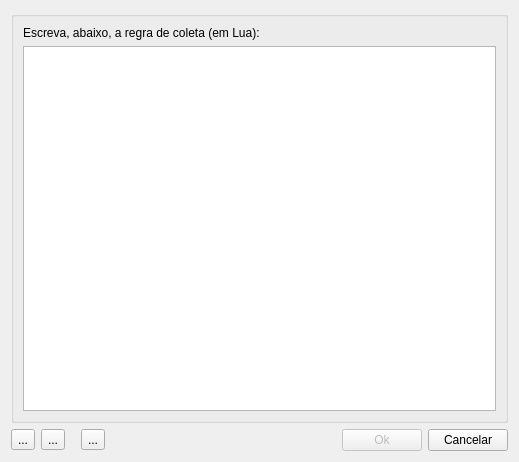
<ui version="4.0" >
 <class>ColRuleDialogForm</class>
 <widget class="QDialog" name="ColRuleDialogForm" >
  <property name="geometry" >
   <rect>
    <x>0</x>
    <y>0</y>
    <width>519</width>
    <height>462</height>
   </rect>
  </property>
  <property name="windowTitle" >
   <string>Regra de coleta</string>
  </property>
  <layout class="QVBoxLayout" >
   <item>
    <widget class="QGroupBox" name="groupBox" >
     <property name="title" >
      <string/>
     </property>
     <layout class="QGridLayout" >
      <item row="0" column="0" >
       <widget class="QLabel" name="label" >
        <property name="text" >
         <string>Escreva, abaixo, a regra de coleta (em Lua):</string>
        </property>
       </widget>
      </item>
      <item row="1" column="0" >
       <widget class="QTextEdit" name="txtLuaScript" >
        <property name="acceptRichText" >
         <bool>false</bool>
        </property>
       </widget>
      </item>
     </layout>
    </widget>
   </item>
   <item>
    <layout class="QHBoxLayout" >
     <item>
      <widget class="QToolButton" name="functionsBtn" >
       <property name="toolTip" >
        <string>&lt;html>&lt;head>&lt;meta name="qrichtext" content="1" />&lt;style type="text/css">
p, li { white-space: pre-wrap; }
&lt;/style>&lt;/head>&lt;body style=" font-family:'MS Shell Dlg 2'; font-size:8.25pt; font-weight:400; font-style:normal;">
&lt;p style=" margin-top:0px; margin-bottom:0px; margin-left:0px; margin-right:0px; -qt-block-indent:0; text-indent:0px;">Funções auxiliares&lt;/p>&lt;/body>&lt;/html></string>
       </property>
       <property name="text" >
        <string>...</string>
       </property>
       <property name="icon" >
        <iconset resource="icons.qrc" >:/data/icons/functions.png</iconset>
       </property>
      </widget>
     </item>
     <item>
      <widget class="QToolButton" name="commandsBtn" >
       <property name="toolTip" >
        <string>&lt;html>&lt;head>&lt;meta name="qrichtext" content="1" />&lt;style type="text/css">
p, li { white-space: pre-wrap; }
&lt;/style>&lt;/head>&lt;body style=" font-family:'MS Shell Dlg 2'; font-size:8.25pt; font-weight:400; font-style:normal;">
&lt;p style=" margin-top:0px; margin-bottom:0px; margin-left:0px; margin-right:0px; -qt-block-indent:0; text-indent:0px;">Comandos Lua&lt;/p>&lt;/body>&lt;/html></string>
       </property>
       <property name="text" >
        <string>...</string>
       </property>
       <property name="icon" >
        <iconset resource="icons.qrc" >:/data/icons/lua.png</iconset>
       </property>
      </widget>
     </item>
     <item>
      <spacer>
       <property name="orientation" >
        <enum>Qt::Horizontal</enum>
       </property>
       <property name="sizeType" >
        <enum>QSizePolicy::Preferred</enum>
       </property>
       <property name="sizeHint" >
        <size>
         <width>10</width>
         <height>20</height>
        </size>
       </property>
      </spacer>
     </item>
     <item>
      <widget class="QToolButton" name="syntaxBtn" >
       <property name="toolTip" >
        <string>&lt;html>&lt;head>&lt;meta name="qrichtext" content="1" />&lt;style type="text/css">
p, li { white-space: pre-wrap; }
&lt;/style>&lt;/head>&lt;body style=" font-family:'MS Shell Dlg 2'; font-size:8.25pt; font-weight:400; font-style:normal;">
&lt;p style=" margin-top:0px; margin-bottom:0px; margin-left:0px; margin-right:0px; -qt-block-indent:0; text-indent:0px;">Verificar sintaxe&lt;/p>&lt;/body>&lt;/html></string>
       </property>
       <property name="text" >
        <string>...</string>
       </property>
       <property name="icon" >
        <iconset resource="icons.qrc" >:/global/icons/ok.png</iconset>
       </property>
      </widget>
     </item>
     <item>
      <spacer>
       <property name="orientation" >
        <enum>Qt::Horizontal</enum>
       </property>
       <property name="sizeHint" >
        <size>
         <width>40</width>
         <height>20</height>
        </size>
       </property>
      </spacer>
     </item>
     <item>
      <widget class="QPushButton" name="okBtn" >
       <property name="enabled" >
        <bool>false</bool>
       </property>
       <property name="toolTip" >
        <string>&lt;html>&lt;head>&lt;meta name="qrichtext" content="1" />&lt;style type="text/css">
p, li { white-space: pre-wrap; }
&lt;/style>&lt;/head>&lt;body style=" font-family:'MS Shell Dlg 2'; font-size:8.25pt; font-weight:400; font-style:normal;">
&lt;p style=" margin-top:0px; margin-bottom:0px; margin-left:0px; margin-right:0px; -qt-block-indent:0; text-indent:0px;">Salvar alterações&lt;/p>&lt;/body>&lt;/html></string>
       </property>
       <property name="text" >
        <string>Ok</string>
       </property>
       <property name="icon" >
        <iconset resource="icons.qrc" >:/global/icons/ok.png</iconset>
       </property>
      </widget>
     </item>
     <item>
      <widget class="QPushButton" name="cancelBtn" >
       <property name="toolTip" >
        <string>&lt;html>&lt;head>&lt;meta name="qrichtext" content="1" />&lt;style type="text/css">
p, li { white-space: pre-wrap; }
&lt;/style>&lt;/head>&lt;body style=" font-family:'MS Shell Dlg 2'; font-size:8.25pt; font-weight:400; font-style:normal;">
&lt;p style=" margin-top:0px; margin-bottom:0px; margin-left:0px; margin-right:0px; -qt-block-indent:0; text-indent:0px; font-size:8pt;">Cancelar alterações&lt;/p>&lt;/body>&lt;/html></string>
       </property>
       <property name="text" >
        <string>Cancelar</string>
       </property>
       <property name="icon" >
        <iconset resource="icons.qrc" >:/global/icons/cancel.png</iconset>
       </property>
      </widget>
     </item>
    </layout>
   </item>
  </layout>
 </widget>
 <resources>
  <include location="icons.qrc" />
 </resources>
 <connections/>
</ui>
